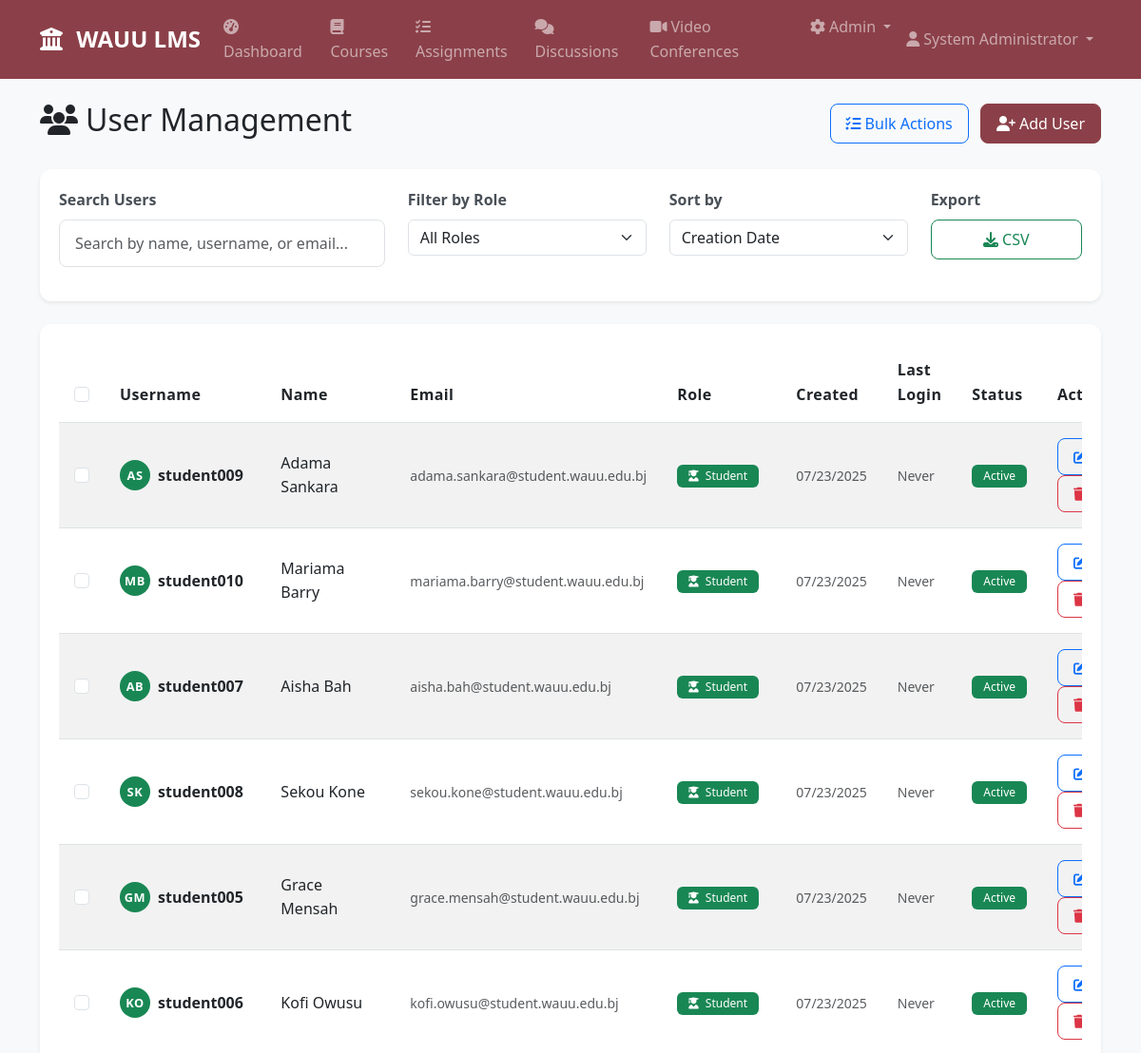
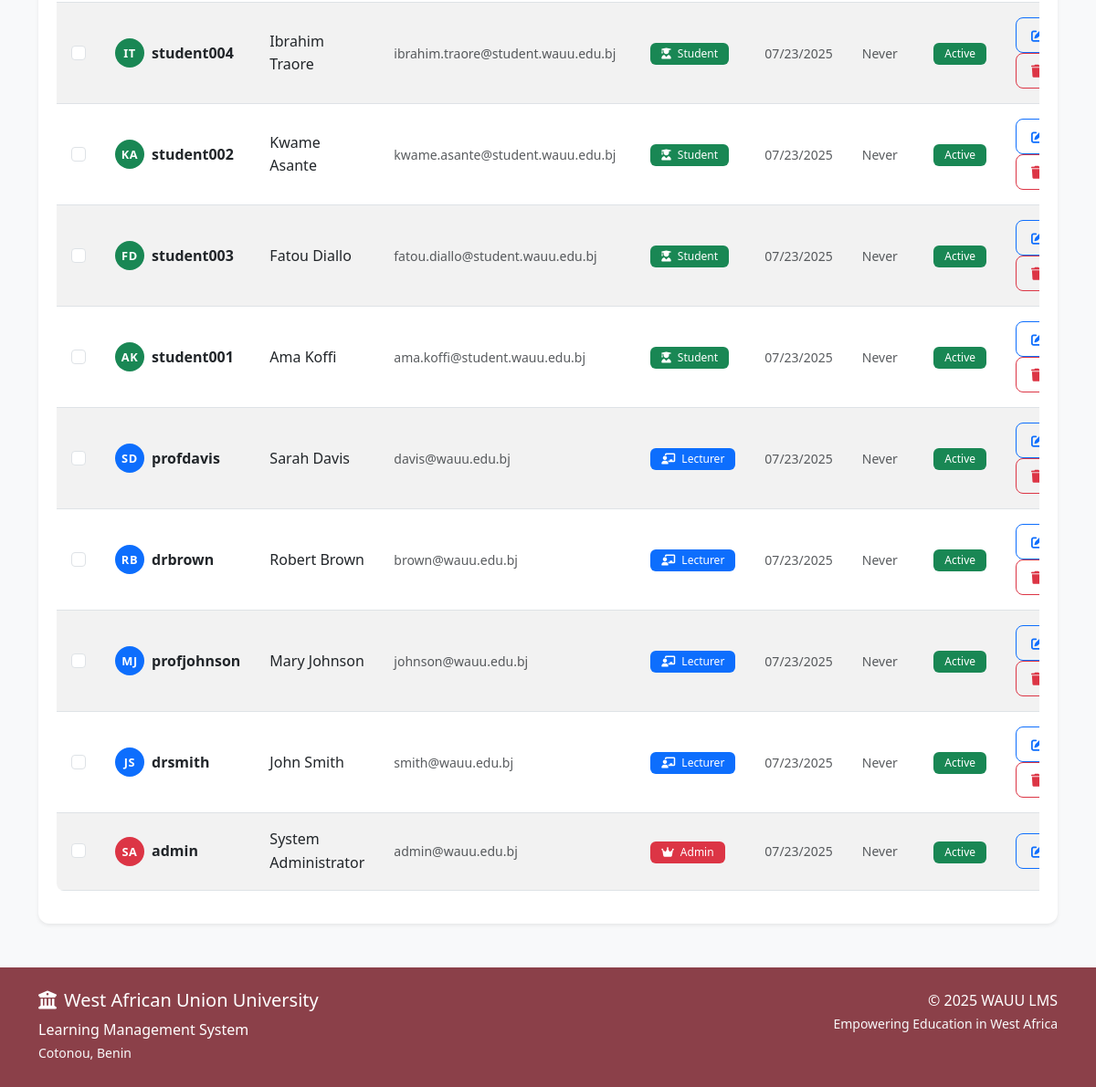
The app's page /admin/users (signed in) with its own data (2 pictures, top to bottom).
### models.py (models this page shows, shortened)
class User(UserMixin, db.Model):
    id = db.Column(db.Integer, primary_key=True)
    username = db.Column(db.String(64), unique=True, nullable=False)
    email = db.Column(db.String(120), unique=True, nullable=False)
    password_hash = db.Column(db.String(256))
    first_name = db.Column(db.String(64), nullable=False)
    last_name = db.Column(db.String(64), nullable=False)
    role = db.Column(db.String(20), nullable=False, default='student')  # student, lecturer, admin
    created_at = db.Column(db.DateTime, default=datetime.utcnow)
    enrollments = db.relationship('Enrollment', backref='user', lazy='dynamic')
    taught_courses = db.relationship('Course', backref='lecturer', lazy='dynamic')
    submissions = db.relationship('Submission', backref='student', lazy='dynamic')
    posts = db.relationship('Post', backref='author', lazy='dynamic')
    grades = db.relationship('Grade', backref='student', lazy='dynamic')
    def get_full_name(self):
        return f"{self.first_name} {self.last_name}"
    def is_admin(self):
        return self.role == 'admin'
    def is_student(self):
        return self.role == 'student'

### routes.py (the view)
@app.route('/admin/users')
@login_required
@admin_required
def admin_users():
    users = User.query.order_by(User.created_at.desc()).all()
    return render_template('admin/users.html', users=users)

### app.py (called while the page is built)
@login_manager.user_loader
def load_user(user_id):
    from models import User
    return User.query.get(int(user_id))

### templates/admin/users.html (shortened to what this page needs)
{% extends "base.html" %}
{% block content %}
<div class="d-flex justify-content-between align-items-center mb-4">
    <h2><i class="fas fa-users me-2"></i>User Management</h2>
    <div>
        <button type="button" class="btn btn-outline-primary me-2" data-bs-toggle="modal" data-bs-target="#bulkActionModal">
            <i class="fas fa-tasks me-1"></i>Bulk Actions
        </button>
        <button type="button" class="btn wauu-btn" data-bs-toggle="modal" data-bs-target="#addUserModal">
            <i class="fas fa-user-plus me-1"></i>Add User
        </button>
    </div>
</div>
<div class="card mb-4">
    <div class="card-body">
        <div class="row">
            <div class="col-md-4 mb-3">
                <label for="searchUsers" class="form-label">Search Users</label>
                <input type="text" class="form-control" id="searchUsers" placeholder="Search by name, username, or email...">
            </div>
            <div class="col-md-3 mb-3">
                <label for="filterRole" class="form-label">Filter by Role</label>
                <select class="form-select" id="filterRole">
                    <option value="">All Roles</option>
                </select>
            </div>
            <div class="col-md-3 mb-3">
                <label for="sortBy" class="form-label">Sort by</label>
                <select class="form-select" id="sortBy">
                    <option value="created_at">Creation Date</option>
                </select>
            </div>
            <div class="col-md-2 mb-3">
                <label for="exportUsers" class="form-label">Export</label>
                <button type="button" class="btn btn-outline-success w-100" id="exportUsers">
                    <i class="fas fa-download me-1"></i>CSV
                </button>
            </div>
        </div>
    </div>
</div>
<div class="card">
    <div class="card-body">
        <div class="table-responsive">
            <table class="table table-striped">
                <thead>
                    <tr>
                        <th><input type="checkbox" id="selectAll" class="form-check-input"></th>
                        <th>Username</th>
                        <th>Name</th>
                        <th>Email</th>
                        <th>Role</th>
                        <th>Created</th>
                        <th>Last Login</th>
                        <th>Status</th>
                        <th>Actions</th>
                    </tr>
                </thead>
                <tbody>
                    {% for user in users %}
                    <tr class="user-row" data-role="{{ user.role }}" data-username="{{ user.username.lower() }}" data-name="{{ user.get_full_name().lower() }}" data-email="{{ user.email.lower() }}">
                        <td><input type="checkbox" class="form-check-input user-checkbox" value="{{ user.id }}"></td>
                        <td>
                            <div class="d-flex align-items-center">
                                <div class="rounded-circle bg-{{ 'danger' if user.role == 'admin' else 'primary' if user.role == 'lecturer' else 'success' }} text-white d-flex align-items-center justify-content-center me-2" style="width: 32px; height: 32px; font-size: 0.8rem;">
                                    {{ user.first_name[0] }}{{ user.last_name[0] }}
                                </div>
                                <strong>{{ user.username }}</strong>
                            </div>
                        </td>
                        <td>{{ user.get_full_name() }}</td>
                        <td>
                            <small class="text-muted">{{ user.email }}</small>
                        </td>
                        <td>
                            <span class="badge {% if user.role == 'admin' %}bg-danger{% elif user.role == 'lecturer' %}bg-primary{% else %}bg-success{% endif %}">
                                <i class="fas {% if user.role == 'admin' %}fa-crown{% elif user.role == 'lecturer' %}fa-chalkboard-teacher{% else %}fa-user-graduate{% endif %} me-1"></i>
                                {{ user.role.title() }}
                            </span>
                        </td>
                        <td><small class="text-muted">{{ user.created_at.strftime('%m/%d/%Y') }}</small></td>
                        <td><small class="text-muted">Never</small></td>
                        <td><span class="badge bg-success">Active</span></td>
                        <td>
                            <button type="button" class="btn btn-sm btn-outline-primary"
                                    data-bs-toggle="modal" data-bs-target="#editUserModal{{ user.id }}">
                                <i class="fas fa-edit"></i>
                            </button>
                            {% if user.id != current_user.id %}
                            <button type="button" class="btn btn-sm btn-outline-danger"
                                    data-bs-toggle="modal" data-bs-target="#deleteUserModal{{ user.id }}">
                                <i class="fas fa-trash"></i>
                            </button>
                            {% endif %}
                        </td>
                    </tr>
                    {% endfor %}
                </tbody>
            </table>
        </div>
    </div>
</div>
{% endblock %}

### templates/base.html (shortened to what this page needs)
<!DOCTYPE html>
<html lang="en">
<head>
    <link href="https://cdn.jsdelivr.net/npm/bootstrap@5.3.0/dist/css/bootstrap.min.css" rel="stylesheet">
    <link rel="stylesheet" href="https://cdnjs.cloudflare.com/ajax/libs/font-awesome/6.4.0/css/all.min.css">
    <link rel="stylesheet" href="{{ url_for('static', filename='css/style.css') }}">
</head>
<body>
    <nav class="navbar navbar-expand-lg navbar-dark wauu-navbar">
        <div class="container">
            <a class="navbar-brand" href="{{ url_for('dashboard') }}">
                <i class="fas fa-university me-2"></i>
                <strong>WAUU LMS</strong>
            </a>
            {% if current_user.is_authenticated %}
            <div class="collapse navbar-collapse" id="navbarNav">
                <ul class="navbar-nav me-auto">
                    <li class="nav-item">
                        <a class="nav-link" href="{{ url_for('dashboard') }}">
                            <i class="fas fa-tachometer-alt me-1"></i>Dashboard
                        </a>
                    </li>
                    <li class="nav-item">
                        <a class="nav-link" href="{{ url_for('courses') }}">
                            <i class="fas fa-book me-1"></i>Courses
                        </a>
                    </li>
                    <li class="nav-item">
                        <a class="nav-link" href="{{ url_for('assignments') }}">
                            <i class="fas fa-tasks me-1"></i>Assignments
                        </a>
                    </li>
                    <li class="nav-item">
                        <a class="nav-link" href="{{ url_for('discussions') }}">
                            <i class="fas fa-comments me-1"></i>Discussions
                        </a>
                    </li>
                    <li class="nav-item">
                        <a class="nav-link" href="{{ url_for('video_conferences') }}">
                            <i class="fas fa-video me-1"></i>Video Conferences
                        </a>
                    </li>
                    {% if current_user.is_admin() %}
                    <li class="nav-item dropdown">
                        <a class="nav-link dropdown-toggle" href="#" role="button" data-bs-toggle="dropdown">
                            <i class="fas fa-cog me-1"></i>Admin
                        </a>
                    </li>
                    {% endif %}
                </ul>
                <ul class="navbar-nav">
                    <li class="nav-item dropdown">
                        <a class="nav-link dropdown-toggle" href="#" role="button" data-bs-toggle="dropdown">
                            <i class="fas fa-user me-1"></i>{{ current_user.get_full_name() }}
                        </a>
                    </li>
                </ul>
            </div>
            {% endif %}
        </div>
    </nav>
    <main class="container my-4">
        {% block content %}{% endblock %}
    </main>
    <footer class="wauu-footer mt-5 py-4">
        <div class="container">
            <div class="row">
                <div class="col-md-6">
                    <h5><i class="fas fa-university me-2"></i>West African Union University</h5>
                    <p class="mb-0">Learning Management System</p>
                    <small class="text-light">Cotonou, Benin</small>
                </div>
                <div class="col-md-6 text-md-end">
                    <p class="mb-0">© 2025 WAUU LMS</p>
                    <small class="text-light">Empowering Education in West Africa</small>
                </div>
            </div>
        </div>
    </footer>
</body>
</html>

### static/css/style.css (style rules this page uses)
:root { --wauu-wine: #8b4049; --wauu-wine-dark: #722f37; --wauu-wine-light: #a45a63; }
.wauu-navbar { background-color: var(--wauu-wine) !important; }
.wauu-footer { background-color: var(--wauu-wine) !important; color: white; }
.wauu-btn { background-color: var(--wauu-wine); border-color: var(--wauu-wine); color: white; }
body { font-family: 'Segoe UI', Tahoma, Geneva, Verdana, sans-serif; background-color: #f8f9fa; line-height: 1.6; }
.navbar-brand { font-weight: 700; font-size: 1.5rem; }
.nav-link { font-weight: 500; transition: all 0.3s ease; }
.card { border: none; border-radius: 0.75rem; box-shadow: 0 0.125rem 0.25rem rgba(0, 0, 0, 0.075); transition: all 0.3s ease; }
.card-body { padding: 1.25rem; }
.btn { border-radius: 0.5rem; font-weight: 500; padding: 0.5rem 1rem; transition: all 0.3s ease; }
.form-control { border-radius: 0.5rem; border: 1px solid #dee2e6; padding: 0.75rem 1rem; transition: all 0.3s ease; }
.form-label { font-weight: 600; color: #495057; margin-bottom: 0.5rem; }
.badge { font-weight: 500; padding: 0.375rem 0.75rem; border-radius: 0.375rem; }
.table { border-radius: 0.5rem; overflow: hidden; }
.table th { border-top: none; font-weight: 600; letter-spacing: 0.025em; padding: 1rem; }
.table td { padding: 1rem; vertical-align: middle; }
.table-striped tbody tr:nth-of-type(odd) { background-color: rgba(0, 0, 0, 0.02); }
.wauu-footer { margin-top: auto; }
.rounded-circle { font-weight: 600; letter-spacing: 0.05em; }

### records on screen
User: get_full_name "System Administrator", first_name "S", last_name "A", username "admin", email "admin@wauu.edu.bj", role "Admin", created_at "07/23/2025"
User: first_name "A", last_name "S", username "student009", get_full_name "Adama Sankara", email "adama.sankara@student.wauu.edu.bj", role "Student", created_at "07/23/2025"
User: first_name "M", last_name "B", username "student010", get_full_name "Mariama Barry", email "mariama.barry@student.wauu.edu.bj", role "Student", created_at "07/23/2025"
User: first_name "A", last_name "B", username "student007", get_full_name "Aisha Bah", email "aisha.bah@student.wauu.edu.bj", role "Student", created_at "07/23/2025"
User: first_name "S", last_name "K", username "student008", get_full_name "Sekou Kone", email "sekou.kone@student.wauu.edu.bj", role "Student", created_at "07/23/2025"
User: first_name "G", last_name "M", username "student005", get_full_name "Grace Mensah", email "grace.mensah@student.wauu.edu.bj", role "Student", created_at "07/23/2025"
User: first_name "K", last_name "O", username "student006", get_full_name "Kofi Owusu", email "kofi.owusu@student.wauu.edu.bj", role "Student", created_at "07/23/2025"
User: first_name "I", last_name "T", username "student004", get_full_name "Ibrahim Traore", email "ibrahim.traore@student.wauu.edu.bj", role "Student", created_at "07/23/2025"
User: first_name "K", last_name "A", username "student002", get_full_name "Kwame Asante", email "kwame.asante@student.wauu.edu.bj", role "Student", created_at "07/23/2025"
User: first_name "F", last_name "D", username "student003", get_full_name "Fatou Diallo", email "fatou.diallo@student.wauu.edu.bj", role "Student", created_at "07/23/2025"
User: first_name "A", last_name "K", username "student001", get_full_name "Ama Koffi", email "ama.koffi@student.wauu.edu.bj", role "Student", created_at "07/23/2025"
User: first_name "S", last_name "D", username "profdavis", get_full_name "Sarah Davis", email "davis@wauu.edu.bj", role "Lecturer", created_at "07/23/2025"
User: first_name "R", last_name "B", username "drbrown", get_full_name "Robert Brown", email "brown@wauu.edu.bj", role "Lecturer", created_at "07/23/2025"
User: first_name "M", last_name "J", username "profjohnson", get_full_name "Mary Johnson", email "johnson@wauu.edu.bj", role "Lecturer", created_at "07/23/2025"
User: first_name "J", last_name "S", username "drsmith", get_full_name "John Smith", email "smith@wauu.edu.bj", role "Lecturer", created_at "07/23/2025"
